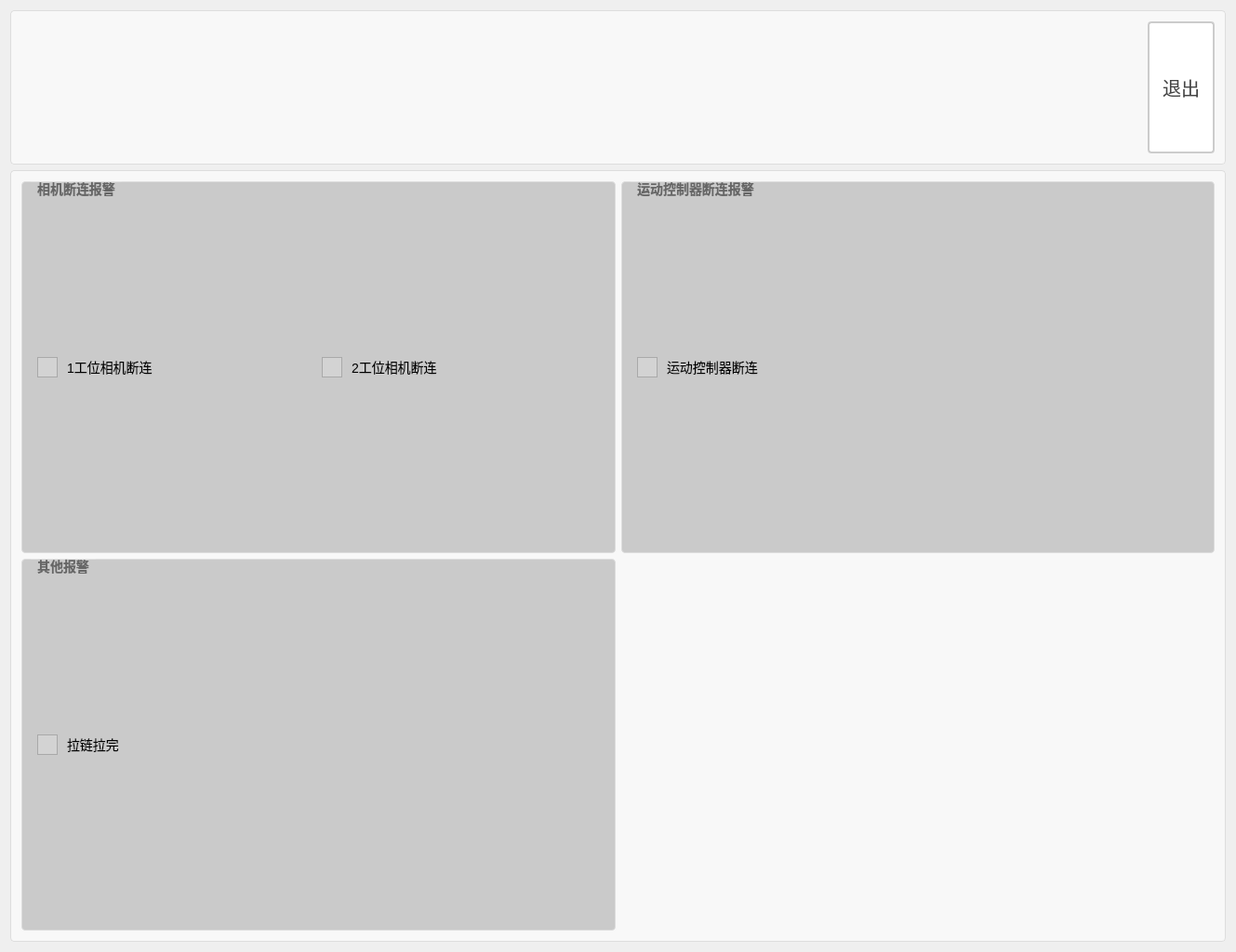
<?xml version="1.0" encoding="UTF-8"?>
<ui version="4.0">
 <class>DlgWarningManagerClass</class>
 <widget class="QDialog" name="DlgWarningManagerClass">
  <property name="geometry">
   <rect>
    <x>0</x>
    <y>0</y>
    <width>1329</width>
    <height>1024</height>
   </rect>
  </property>
  <property name="windowTitle">
   <string>DlgWarningManager</string>
  </property>
  <layout class="QVBoxLayout" name="verticalLayout" stretch="1,5">
   <item>
    <widget class="QGroupBox" name="groupBox_5">
     <property name="styleSheet">
      <string notr="true">QGroupBox {
    border: 1px solid #DDD;
    border-radius: 4px;
    font: bold 14px;
    color: #666;
    background-color: #F8F8F8;
}

QGroupBox::title {
    subcontrol-origin: margin;
    subcontrol-position: top left;
    left: 10px;
    padding: 0 5px;
}</string>
     </property>
     <property name="title">
      <string/>
     </property>
     <layout class="QHBoxLayout" name="horizontalLayout_21" stretch="0,0">
      <item>
       <spacer name="horizontalSpacer">
        <property name="orientation">
         <enum>Qt::Orientation::Horizontal</enum>
        </property>
        <property name="sizeHint" stdset="0">
         <size>
          <width>1192</width>
          <height>20</height>
         </size>
        </property>
       </spacer>
      </item>
      <item>
       <widget class="QPushButton" name="pbtn_exit">
        <property name="sizePolicy">
         <sizepolicy hsizetype="Minimum" vsizetype="Minimum">
          <horstretch>0</horstretch>
          <verstretch>0</verstretch>
         </sizepolicy>
        </property>
        <property name="styleSheet">
         <string notr="true">QPushButton {
    padding: 6px 14px;
    border: 2px solid #CCC;
    border-radius: 4px;
    background-color: white;
    color: #444;
    font-size: 20px; 
}

QPushButton:hover {
    border-color: #999;
    background-color: #F5F5F5;
}

QPushButton:pressed {
    border-color: #777;
    background-color: #EEE;
}</string>
        </property>
        <property name="text">
         <string>退出</string>
        </property>
       </widget>
      </item>
     </layout>
    </widget>
   </item>
   <item>
    <widget class="QGroupBox" name="groupBox">
     <property name="styleSheet">
      <string notr="true">QGroupBox {
    border: 1px solid #DDD;
    border-radius: 4px;
    font: bold 14px;
    color: #666;
    background-color: #F8F8F8;
}

QGroupBox::title {
    subcontrol-origin: margin;
    subcontrol-position: top left;
    left: 10px;
    padding: 0 5px;
}</string>
     </property>
     <property name="title">
      <string/>
     </property>
     <layout class="QGridLayout" name="gridLayout_4">
      <item row="0" column="0">
       <widget class="QGroupBox" name="groupBox_2">
        <property name="styleSheet">
         <string notr="true">QGroupBox {
    border: 1px solid #DDD;
    border-radius: 4px;
    font: bold 14px;
    color: #666;
    background-color:rgb(202, 202, 202);
    padding: 5px; 
}

QGroupBox::title {
    subcontrol-origin: margin;
    subcontrol-position: top left;
    left: 10px;
    padding: 0 5px;
}</string>
        </property>
        <property name="title">
         <string>相机断连报警</string>
        </property>
        <layout class="QGridLayout" name="gridLayout">
         <item row="0" column="0">
          <widget class="QCheckBox" name="cbox_cameraDisconnect1">
           <property name="sizePolicy">
            <sizepolicy hsizetype="Minimum" vsizetype="Minimum">
             <horstretch>0</horstretch>
             <verstretch>0</verstretch>
            </sizepolicy>
           </property>
           <property name="styleSheet">
            <string notr="true">QCheckBox {
    /* 默认样式 */
    spacing: 10px; /* 文字和框框之间的间距 */
    font-size: 14px; /* 字体大小 */
}

QCheckBox::indicator {
    /* 按钮的大小 */
    width: 20px;
    height: 20px;
}

QCheckBox::indicator:unchecked {
    /* 未选中状态的样式 */
    background-color: lightgray; /* 背景颜色 */
    border: 1px solid darkgray; /* 边框颜色 */
}

QCheckBox::indicator:unchecked:hover {
    /* 未选中状态鼠标悬停时的样式 */
    background-color: gray; /* 背景颜色 */
}

QCheckBox::indicator:checked {
    /* 选中状态的样式 */
    background-color: rgb(243, 162, 243); /* 背景颜色 */
    border: 1px solid darkred; /* 边框颜色 */
}

QCheckBox::indicator:checked:hover {
    /* 选中状态鼠标悬停时的样式 */
    background-color: darkred; /* 背景颜色 */
}</string>
           </property>
           <property name="text">
            <string>1工位相机断连</string>
           </property>
          </widget>
         </item>
         <item row="0" column="1">
          <widget class="QCheckBox" name="cbox_cameraDisconnect2">
           <property name="sizePolicy">
            <sizepolicy hsizetype="Minimum" vsizetype="Minimum">
             <horstretch>0</horstretch>
             <verstretch>0</verstretch>
            </sizepolicy>
           </property>
           <property name="styleSheet">
            <string notr="true">QCheckBox {
    /* 默认样式 */
    spacing: 10px; /* 文字和框框之间的间距 */
    font-size: 14px; /* 字体大小 */
}

QCheckBox::indicator {
    /* 按钮的大小 */
    width: 20px;
    height: 20px;
}

QCheckBox::indicator:unchecked {
    /* 未选中状态的样式 */
    background-color: lightgray; /* 背景颜色 */
    border: 1px solid darkgray; /* 边框颜色 */
}

QCheckBox::indicator:unchecked:hover {
    /* 未选中状态鼠标悬停时的样式 */
    background-color: gray; /* 背景颜色 */
}

QCheckBox::indicator:checked {
    /* 选中状态的样式 */
    background-color: rgb(243, 162, 243); /* 背景颜色 */
    border: 1px solid darkred; /* 边框颜色 */
}

QCheckBox::indicator:checked:hover {
    /* 选中状态鼠标悬停时的样式 */
    background-color: darkred; /* 背景颜色 */
}</string>
           </property>
           <property name="text">
            <string>2工位相机断连</string>
           </property>
          </widget>
         </item>
        </layout>
       </widget>
      </item>
      <item row="0" column="1">
       <widget class="QGroupBox" name="groupBox_3">
        <property name="styleSheet">
         <string notr="true">QGroupBox {
    border: 1px solid #DDD;
    border-radius: 4px;
    font: bold 14px;
    color: #666;
    background-color:rgb(202, 202, 202);
    padding: 5px; 
}

QGroupBox::title {
    subcontrol-origin: margin;
    subcontrol-position: top left;
    left: 10px;
    padding: 0 5px;
}</string>
        </property>
        <property name="title">
         <string>运动控制器断连报警</string>
        </property>
        <layout class="QGridLayout" name="gridLayout_2">
         <item row="0" column="0">
          <widget class="QCheckBox" name="cbox_zmotionDisconnect">
           <property name="sizePolicy">
            <sizepolicy hsizetype="Minimum" vsizetype="Minimum">
             <horstretch>0</horstretch>
             <verstretch>0</verstretch>
            </sizepolicy>
           </property>
           <property name="styleSheet">
            <string notr="true">QCheckBox {
    /* 默认样式 */
    spacing: 10px; /* 文字和框框之间的间距 */
    font-size: 14px; /* 字体大小 */
}

QCheckBox::indicator {
    /* 按钮的大小 */
    width: 20px;
    height: 20px;
}

QCheckBox::indicator:unchecked {
    /* 未选中状态的样式 */
    background-color: lightgray; /* 背景颜色 */
    border: 1px solid darkgray; /* 边框颜色 */
}

QCheckBox::indicator:unchecked:hover {
    /* 未选中状态鼠标悬停时的样式 */
    background-color: gray; /* 背景颜色 */
}

QCheckBox::indicator:checked {
    /* 选中状态的样式 */
    background-color: rgb(243, 162, 243); /* 背景颜色 */
    border: 1px solid darkred; /* 边框颜色 */
}

QCheckBox::indicator:checked:hover {
    /* 选中状态鼠标悬停时的样式 */
    background-color: darkred; /* 背景颜色 */
}</string>
           </property>
           <property name="text">
            <string>运动控制器断连</string>
           </property>
          </widget>
         </item>
        </layout>
       </widget>
      </item>
      <item row="1" column="0">
       <widget class="QGroupBox" name="groupBox_4">
        <property name="styleSheet">
         <string notr="true">QGroupBox {
    border: 1px solid #DDD;
    border-radius: 4px;
    font: bold 14px;
    color: #666;
    background-color:rgb(202, 202, 202);
    padding: 5px; 
}

QGroupBox::title {
    subcontrol-origin: margin;
    subcontrol-position: top left;
    left: 10px;
    padding: 0 5px;
}</string>
        </property>
        <property name="title">
         <string>其他报警</string>
        </property>
        <layout class="QGridLayout" name="gridLayout_3">
         <item row="0" column="0">
          <widget class="QCheckBox" name="cbox_lalianlawan">
           <property name="sizePolicy">
            <sizepolicy hsizetype="Minimum" vsizetype="Minimum">
             <horstretch>0</horstretch>
             <verstretch>0</verstretch>
            </sizepolicy>
           </property>
           <property name="styleSheet">
            <string notr="true">QCheckBox {
    /* 默认样式 */
    spacing: 10px; /* 文字和框框之间的间距 */
    font-size: 14px; /* 字体大小 */
}

QCheckBox::indicator {
    /* 按钮的大小 */
    width: 20px;
    height: 20px;
}

QCheckBox::indicator:unchecked {
    /* 未选中状态的样式 */
    background-color: lightgray; /* 背景颜色 */
    border: 1px solid darkgray; /* 边框颜色 */
}

QCheckBox::indicator:unchecked:hover {
    /* 未选中状态鼠标悬停时的样式 */
    background-color: gray; /* 背景颜色 */
}

QCheckBox::indicator:checked {
    /* 选中状态的样式 */
    background-color: rgb(243, 162, 243); /* 背景颜色 */
    border: 1px solid darkred; /* 边框颜色 */
}

QCheckBox::indicator:checked:hover {
    /* 选中状态鼠标悬停时的样式 */
    background-color: darkred; /* 背景颜色 */
}</string>
           </property>
           <property name="text">
            <string>拉链拉完</string>
           </property>
          </widget>
         </item>
        </layout>
       </widget>
      </item>
     </layout>
    </widget>
   </item>
  </layout>
 </widget>
 <layoutdefault spacing="6" margin="11"/>
 <resources/>
 <connections/>
</ui>
